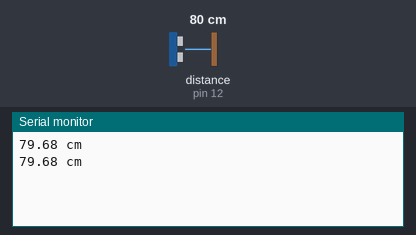
The sketch below on a simulated Arduino Uno, built with avr-gcc and run on an emulated ATmega328P. Shown: the last lines printed to the serial monitor. Wiring (inferred from the names in the program): ultrasonic range finder: trigger pin 13; echo pin 12. The test bench sets the inputs (shaded band); at power-on: distance to the obstacle (sensor on pin 12) 80 cm. The echo pulse lasts 58.3 µs per cm.

Above: at 1.8 s.
1.9 s: distance to the obstacle (sensor on pin 12) set to 2 cm
At 2.4 s:
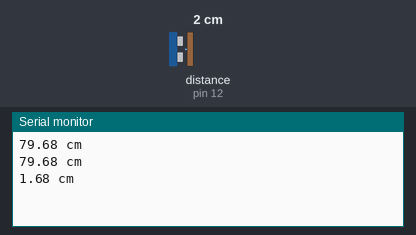
3.4 s: distance to the obstacle (sensor on pin 12) set to 4 cm
At 4.8 s:
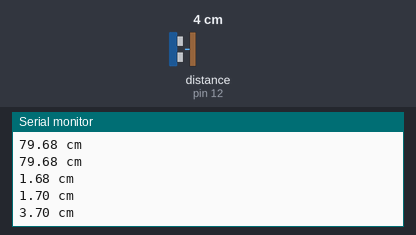
Timing chart, 0 to 6.4 s (numbered marks = the images above; inputs shaded):
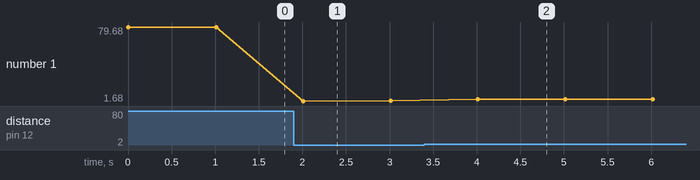

The sketch:

jarakObjek.ino
```cpp
// Pengukuran jarak pada HC-SR04
//   dengan memanfaatkan pulseIn()

const byte PIN_TRIG = 13;
const byte PIN_ECHO = 12;

void setup()
{
  Serial.begin (9600);

  pinMode(PIN_TRIG, OUTPUT);
  pinMode(PIN_ECHO, INPUT);
}

void loop()
{
  // Kirim isyarat HIGH selama 10 mikrodetik
  digitalWrite(PIN_TRIG, HIGH);
  delayMicroseconds(10);  // Tunda 10 mikrodetik
  digitalWrite(PIN_TRIG, LOW);

  // Baca hasilnya di pin echo
  double selang = pulseIn(PIN_ECHO, HIGH);

  // Hitung jarak yang diperoleh
  double jarak = 0.0343 * ( selang / 2);

  if (jarak > 300 || jarak <= 0)
  {
    Serial.println("di luar jangkauan sensor");
  }
  else
  {
    Serial.print(jarak);
    Serial.println(" cm");
  }

  delay(1000); // Tunda satu detik
}
```

Measured:
- after the input at 1.9 s, the serial monitor: prints a new line after 0.11 s (image 1)
- after the input at 3.4 s, the serial monitor: prints a new line after 0.61 s (image 2)
- plotted number 1: 79.68 → 1.7 after the input at 1.9 s, 1.7 → 3.7 after the input at 3.4 s
